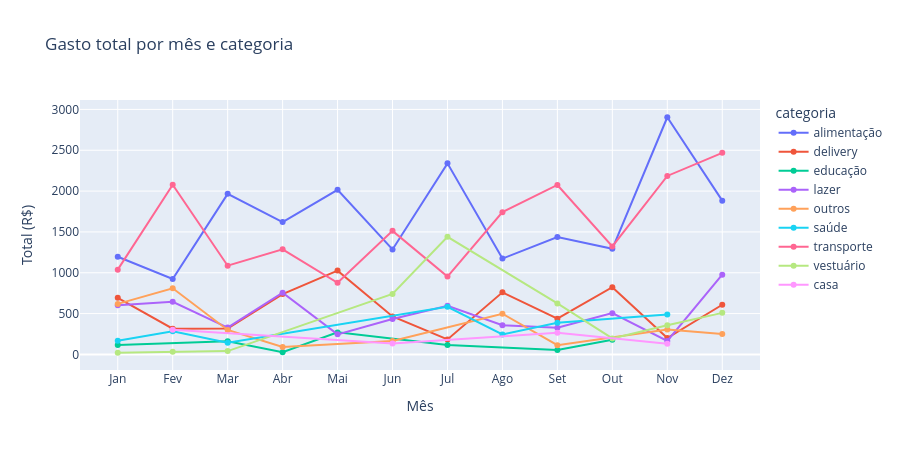
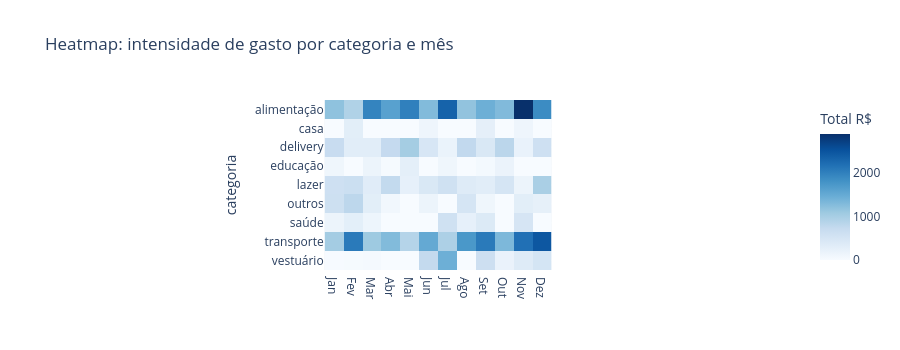

Notebook source saved alongside these figures, in order:
### Markdown cell above
## 5. Sazonalidade mensal

> **Insight esperado:** lazer explode em dezembro, vestuário em janeiro e julho.

### Code cell
por_mes = (
    df.groupby(["mes", "mes_nome", "categoria"])["valor"]
    .sum()
    .reset_index()
    .rename(columns={"valor": "total"})
)

fig = px.line(
    por_mes,
    x="mes",
    y="total",
    color="categoria",
    markers=True,
    title="Gasto total por mês e categoria",
    labels={"total": "Total (R$)", "mes": "Mês"},
    height=450
)
fig.update_xaxes(tickvals=list(range(1,13)), ticktext=ORDEM_MESES)
fig.show()

# Heatmap de categorias x meses
pivot = por_mes.pivot(index="categoria", columns="mes", values="total").fillna(0)
pivot.columns = ORDEM_MESES

fig2 = px.imshow(
    pivot,
    title="Heatmap: intensidade de gasto por categoria e mês",
    labels={"color": "Total R$"},
    color_continuous_scale="Blues",
    height=350
)
fig2.show()

### Figure 1 — Plotly figure (JSON) as saved in the notebook; plotly's stock layout.template omitted (floating-point values rounded to 4 significant figures)
{"data": [{"hovertemplate": "categoria=alimentação<br>Mês=%{x}<br>Total (R$)=%{y}<extra></extra>", "legendgroup": "alimentação", "line": {"color": "#636efa", "dash": "solid"}, "marker": {"symbol": "circle"}, "mode": "lines+markers", "name": "alimentação", "orientation": "v", "showlegend": true, "type": "scatter", "x": [1, 2, 3, 4, 5, 6, 7, 8, 9, 10, 11, 12], "xaxis": "x", "y": [1196.0, 923.5, 1966.0, 1621.0, 2016.0, 1286.0, 2339.0, 1173.0, 1438.0, 1293.0, 2904.0, 1883.0], "yaxis": "y"}, {"hovertemplate": "categoria=delivery<br>Mês=%{x}<br>Total (R$)=%{y}<extra></extra>", "legendgroup": "delivery", "line": {"color": "#EF553B", "dash": "solid"}, "marker": {"symbol": "circle"}, "mode": "lines+markers", "name": "delivery", "orientation": "v", "showlegend": true, "type": "scatter", "x": [1, 2, 3, 4, 5, 6, 7, 8, 9, 10, 11, 12], "xaxis": "x", "y": [693.0, 315.2, 318.0, 738.7, 1026.0, 465.2, 183.2, 760.1, 437.8, 822.8, 200.1, 608.5], "yaxis": "y"}, {"hovertemplate": "categoria=educação<br>Mês=%{x}<br>Total (R$)=%{y}<extra></extra>", "legendgroup": "educação", "line": {"color": "#00cc96", "dash": "solid"}, "marker": {"symbol": "circle"}, "mode": "lines+markers", "name": "educação", "orientation": "v", "showlegend": true, "type": "scatter", "x": [1, 3, 4, 5, 7, 9, 10], "xaxis": "x", "y": [114.7, 161.3, 27.18, 269.9, 116.7, 52.91, 180.9], "yaxis": "y"}, {"hovertemplate": "categoria=lazer<br>Mês=%{x}<br>Total (R$)=%{y}<extra></extra>", "legendgroup": "lazer", "line": {"color": "#ab63fa", "dash": "solid"}, "marker": {"symbol": "circle"}, "mode": "lines+markers", "name": "lazer", "orientation": "v", "showlegend": true, "type": "scatter", "x": [1, 2, 3, 4, 5, 6, 7, 8, 9, 10, 11, 12], "xaxis": "x", "y": [602.9, 643.6, 329.2, 756.1, 245.9, 434.6, 596.2, 356.4, 325.9, 505.5, 164.9, 976.8], "yaxis": "y"}, {"hovertemplate": "categoria=outros<br>Mês=%{x}<br>Total (R$)=%{y}<extra></extra>", "legendgroup": "outros", "line": {"color": "#FFA15A", "dash": "solid"}, "marker": {"symbol": "circle"}, "mode": "lines+markers", "name": "outros", "orientation": "v", "showlegend": true, "type": "scatter", "x": [1, 2, 3, 4, 6, 8, 9, 11, 12], "xaxis": "x", "y": [618.5, 810.4, 299.8, 92.0, 164.0, 498.5, 113.5, 304.7, 251.2], "yaxis": "y"}, {"hovertemplate": "categoria=saúde<br>Mês=%{x}<br>Total (R$)=%{y}<extra></extra>", "legendgroup": "saúde", "line": {"color": "#19d3f3", "dash": "solid"}, "marker": {"symbol": "circle"}, "mode": "lines+markers", "name": "saúde", "orientation": "v", "showlegend": true, "type": "scatter", "x": [1, 2, 3, 7, 8, 9, 11], "xaxis": "x", "y": [166.7, 283.4, 144.0, 583.5, 243.9, 387.0, 489.4], "yaxis": "y"}, {"hovertemplate": "categoria=transporte<br>Mês=%{x}<br>Total (R$)=%{y}<extra></extra>", "legendgroup": "transporte", "line": {"color": "#FF6692", "dash": "solid"}, "marker": {"symbol": "circle"}, "mode": "lines+markers", "name": "transporte", "orientation": "v", "showlegend": true, "type": "scatter", "x": [1, 2, 3, 4, 5, 6, 7, 8, 9, 10, 11, 12], "xaxis": "x", "y": [1038.0, 2078.0, 1086.0, 1287.0, 877.6, 1513.0, 953.5, 1742.0, 2075.0, 1322.0, 2185.0, 2468.0], "yaxis": "y"}, {"hovertemplate": "categoria=vestuário<br>Mês=%{x}<br>Total (R$)=%{y}<extra></extra>", "legendgroup": "vestuário", "line": {"color": "#B6E880", "dash": "solid"}, "marker": {"symbol": "circle"}, "mode": "lines+markers", "name": "vestuário", "orientation": "v", "showlegend": true, "type": "scatter", "x": [1, 2, 3, 6, 7, 9, 10, 11, 12], "xaxis": "x", "y": [20.5, 31.68, 40.97, 740.8, 1440.0, 624.2, 195.6, 356.7, 508.9], "yaxis": "y"}, {"hovertemplate": "categoria=casa<br>Mês=%{x}<br>Total (R$)=%{y}<extra></extra>", "legendgroup": "casa", "line": {"color": "#FF97FF", "dash": "solid"}, "marker": {"symbol": "circle"}, "mode": "lines+markers", "name": "casa", "orientation": "v", "showlegend": true, "type": "scatter", "x": [2, 6, 9, 11], "xaxis": "x", "y": [303.6, 134.3, 264.8, 131.5], "yaxis": "y"}], "layout": {"height": 450, "legend": {"title": {"text": "categoria"}, "tracegroupgap": 0}, "title": {"text": "Gasto total por mês e categoria"}, "xaxis": {"anchor": "y", "domain": [0, 1], "ticktext": ["Jan", "Fev", "Mar", "Abr", "Mai", "Jun", "Jul", "Ago", "Set", "Out", "Nov", "Dez"], "tickvals": [1, 2, 3, 4, 5, 6, 7, 8, 9, 10, 11, 12], "title": {"text": "Mês"}}, "yaxis": {"anchor": "x", "domain": [0, 1], "title": {"text": "Total (R$)"}}}}

### Figure 2 — Plotly figure (JSON) as saved in the notebook; plotly's stock layout.template omitted (floating-point values rounded to 4 significant figures)
{"data": [{"coloraxis": "coloraxis", "hovertemplate": "x: %{x}<br>categoria: %{y}<br>Total R$: %{z}<extra></extra>", "name": "0", "type": "heatmap", "x": ["Jan", "Fev", "Mar", "Abr", "Mai", "Jun", "Jul", "Ago", "Set", "Out", "Nov", "Dez"], "xaxis": "x", "y": ["alimentação", "casa", "delivery", "educação", "lazer", "outros", "saúde", "transporte", "vestuário"], "yaxis": "y", "z": [[1196.0, 923.5, 1966.0, 1621.0, 2016.0, 1286.0, 2339.0, 1173.0, 1438.0, 1293.0, 2904.0, 1883.0], [0.0, 303.6, 0.0, 0.0, 0.0, 134.3, 0.0, 0.0, 264.8, 0.0, 131.5, 0.0], [693.0, 315.2, 318.0, 738.7, 1026.0, 465.2, 183.2, 760.1, 437.8, 822.8, 200.1, 608.5], [114.7, 0.0, 161.3, 27.18, 269.9, 0.0, 116.7, 0.0, 52.91, 180.9, 0.0, 0.0], [602.9, 643.6, 329.2, 756.1, 245.9, 434.6, 596.2, 356.4, 325.9, 505.5, 164.9, 976.8], [618.5, 810.4, 299.8, 92.0, 0.0, 164.0, 0.0, 498.5, 113.5, 0.0, 304.7, 251.2], [166.7, 283.4, 144.0, 0.0, 0.0, 0.0, 583.5, 243.9, 387.0, 0.0, 489.4, 0.0], [1038.0, 2078.0, 1086.0, 1287.0, 877.6, 1513.0, 953.5, 1742.0, 2075.0, 1322.0, 2185.0, 2468.0], [20.5, 31.68, 40.97, 0.0, 0.0, 740.8, 1440.0, 0.0, 624.2, 195.6, 356.7, 508.9]]}], "layout": {"coloraxis": {"colorbar": {"title": {"text": "Total R$"}}, "colorscale": [[0, "rgb(247,251,255)"], [0.125, "rgb(222,235,247)"], [0.25, "rgb(198,219,239)"], [0.375, "rgb(158,202,225)"], [0.5, "rgb(107,174,214)"], [0.625, "rgb(66,146,198)"], [0.75, "rgb(33,113,181)"], [0.875, "rgb(8,81,156)"], [1, "rgb(8,48,107)"]]}, "height": 350, "title": {"text": "Heatmap: intensidade de gasto por categoria e mês"}, "xaxis": {"anchor": "y", "constrain": "domain", "domain": [0, 1], "scaleanchor": "y"}, "yaxis": {"anchor": "x", "autorange": "reversed", "constrain": "domain", "domain": [0, 1], "title": {"text": "categoria"}}}}
